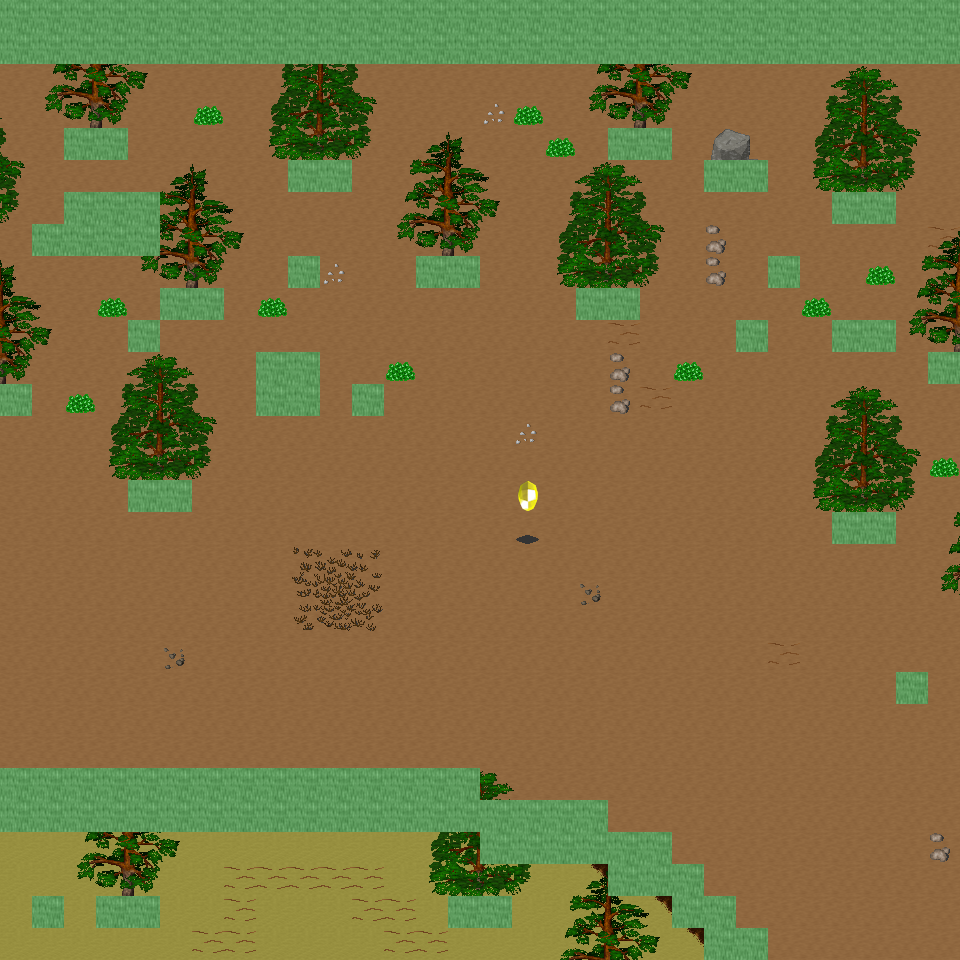

Rendered tile map (Tiled .tmx) drawn with the repository's tilesets; below, a short description and the map source with its tile grids summarised:
An orthogonal 30x30 tile map with 32x32 px tiles, 6 tile layers (Ground, Object, Object2, Above, ...), 57 tilesets and 7 objects (7x mapExit).

<map version="1.0" orientation="orthogonal" renderorder="right-down" width="30" height="30" tilewidth="32" tileheight="32" nextobjectid="8">
  <tileset firstgid="1" name="tileset_ground_ground" tilewidth="32" tileheight="32" tilecount="33" columns="3">
    <image source="../drawable/tileset_ground_ground.png" width="96" height="352" />
  </tileset>
  <tileset firstgid="34" name="tileset_ground_ice_ice" tilewidth="32" tileheight="32" tilecount="3" columns="3">
    <image source="../drawable/tileset_ground_ice_ice.png" width="96" height="32" />
  </tileset>
  <tileset firstgid="37" name="tileset_ground_indoor_brown_hole" tilewidth="32" tileheight="32" tilecount="56" columns="7">
    <image source="../drawable/tileset_ground_indoor_brown_hole.png" width="224" height="256" />
  </tileset>
  <tileset firstgid="93" name="tileset_ground_earth_edges" tilewidth="32" tileheight="32" tilecount="18" columns="6">
    <image source="../drawable/tileset_ground_earth_edges.png" width="192" height="96" />
  </tileset>
  <tileset firstgid="111" name="tileset_ground_rock_pebbles" tilewidth="32" tileheight="32" tilecount="3" columns="1">
    <image source="../drawable/tileset_ground_rock_pebbles.png" width="32" height="96" />
  </tileset>
  <tileset firstgid="114" name="tileset_item_corpse_huge_animal" tilewidth="32" tileheight="32" tilecount="16" columns="2">
    <image source="../drawable/tileset_item_corpse_huge_animal.png" width="64" height="256" />
  </tileset>
  <tileset firstgid="130" name="tileset_plant_flower_daisy_white" tilewidth="32" tileheight="32" tilecount="8" columns="2">
    <image source="../drawable/tileset_plant_flower_daisy_white.png" width="64" height="128" />
  </tileset>
  <tileset firstgid="138" name="tileset_ground_ridge_earth_dark" tilewidth="32" tileheight="32" tilecount="96" columns="12">
    <image source="../drawable/tileset_ground_ridge_earth_dark.png" width="384" height="256" />
  </tileset>
  <tileset firstgid="234" name="tileset_ground_grass_edges" tilewidth="32" tileheight="32" tilecount="36" columns="12">
    <image source="../drawable/tileset_ground_grass_edges.png" width="384" height="96" />
  </tileset>
  <tileset firstgid="270" name="tileset_ground_ridge_ice_2" tilewidth="32" tileheight="32" tilecount="42" columns="7">
    <image source="../drawable/tileset_ground_ridge_ice_2.png" width="224" height="192" />
  </tileset>
  <tileset firstgid="312" name="tileset_ground_ice_glacier" tilewidth="32" tileheight="32" tilecount="1" columns="1">
    <image source="../drawable/tileset_ground_ice_glacier.png" width="32" height="32" />
  </tileset>
  <tileset firstgid="313" name="tileset_plant_bush_large_brown" tilewidth="32" tileheight="32" tilecount="9" columns="3">
    <image source="../drawable/tileset_plant_bush_large_brown.png" width="96" height="96" />
  </tileset>
  <tileset firstgid="322" name="tileset_ground_ridge_ice" tilewidth="32" tileheight="32" tilecount="42" columns="7">
    <image source="../drawable/tileset_ground_ridge_ice.png" width="224" height="192" />
  </tileset>
  <tileset firstgid="364" name="tileset_plant_bush_various_small" tilewidth="32" tileheight="32" tilecount="9" columns="3">
    <image source="../drawable/tileset_plant_bush_various_small.png" width="96" height="96" />
  </tileset>
  <tileset firstgid="373" name="tileset_ground_rock_rocks_2" tilewidth="32" tileheight="32" tilecount="4" columns="2">
    <image source="../drawable/tileset_ground_rock_rocks_2.png" width="64" height="64" />
  </tileset>
  <tileset firstgid="377" name="tileset_ground_brown_2" tilewidth="32" tileheight="32" tilecount="2" columns="1">
    <image source="../drawable/tileset_ground_brown_2.png" width="32" height="64" />
  </tileset>
  <tileset firstgid="379" name="tileset_plant_bush_large_green" tilewidth="32" tileheight="32" tilecount="9" columns="3">
    <image source="../drawable/tileset_plant_bush_large_green.png" width="96" height="96" />
  </tileset>
  <tileset firstgid="388" name="tileset_plant_grasses" tilewidth="32" tileheight="32" tilecount="6" columns="3">
    <image source="../drawable/tileset_plant_grasses.png" width="96" height="64" />
  </tileset>
  <tileset firstgid="394" name="tileset_furniture_table_long_side_on_pale" tilewidth="32" tileheight="32" tilecount="3" columns="3">
    <image source="../drawable/tileset_furniture_table_long_side_on_pale.png" width="96" height="32" />
  </tileset>
  <tileset firstgid="397" name="tileset_item_blood_nsew_stains" tilewidth="32" tileheight="32" tilecount="4" columns="2">
    <image source="../drawable/tileset_item_blood_nsew_stains.png" width="64" height="64" />
  </tileset>
  <tileset firstgid="401" name="tileset_item_blood_floor_stains_2" tilewidth="32" tileheight="32" tilecount="4" columns="2">
    <image source="../drawable/tileset_item_blood_floor_stains_2.png" width="64" height="64" />
  </tileset>
  <tileset firstgid="405" name="tileset_item_statue_grey_stone" tilewidth="32" tileheight="32" tilecount="4" columns="2">
    <image source="../drawable/tileset_item_statue_grey_stone.png" width="64" height="64" />
  </tileset>
  <tileset firstgid="409" name="tileset_item_statue_cross" tilewidth="32" tileheight="32" tilecount="1" columns="1">
    <image source="../drawable/tileset_item_statue_cross.png" width="32" height="32" />
  </tileset>
  <tileset firstgid="410" name="tileset_item_button_gold" tilewidth="32" tileheight="32" tilecount="2" columns="2">
    <image source="../drawable/tileset_item_button_gold.png" width="64" height="32" />
  </tileset>
  <tileset firstgid="412" name="tileset_ground_rock_green_crystal" tilewidth="32" tileheight="32" tilecount="9" columns="3">
    <image source="../drawable/tileset_ground_rock_green_crystal.png" width="96" height="96" />
  </tileset>
  <tileset firstgid="421" name="tileset_item_statue_metal_and_stone" tilewidth="32" tileheight="32" tilecount="6" columns="3">
    <image source="../drawable/tileset_item_statue_metal_and_stone.png" width="96" height="64" />
  </tileset>
  <tileset firstgid="427" name="tileset_ground_ladder_horizontal_pale" tilewidth="32" tileheight="32" tilecount="3" columns="1">
    <image source="../drawable/tileset_ground_ladder_horizontal_pale.png" width="32" height="96" />
  </tileset>
  <tileset firstgid="430" name="tileset_building_fence_fence_chunky" tilewidth="32" tileheight="32" tilecount="21" columns="3">
    <image source="../drawable/tileset_building_fence_fence_chunky.png" width="96" height="224" />
  </tileset>
  <tileset firstgid="451" name="tileset_plant_bush_bushes" tilewidth="32" tileheight="32" tilecount="10" columns="5">
    <image source="../drawable/tileset_plant_bush_bushes.png" width="160" height="64" />
  </tileset>
  <tileset firstgid="461" name="tileset_item_blood_floor_stain" tilewidth="32" tileheight="32" tilecount="1" columns="1">
    <image source="../drawable/tileset_item_blood_floor_stain.png" width="32" height="32" />
  </tileset>
  <tileset firstgid="462" name="tileset_item_corpse_skull_dark" tilewidth="32" tileheight="32" tilecount="2" columns="2">
    <image source="../drawable/tileset_item_corpse_skull_dark.png" width="64" height="32" />
  </tileset>
  <tileset firstgid="464" name="tileset_logic_creature_human" tilewidth="32" tileheight="32" tilecount="5" columns="5">
    <image source="../drawable/tileset_logic_creature_human.png" width="160" height="32" />
  </tileset>
  <tileset firstgid="469" name="tileset_logic_creature_elemental" tilewidth="32" tileheight="32" tilecount="16" columns="8">
    <image source="../drawable/tileset_logic_creature_elemental.png" width="256" height="64" />
  </tileset>
  <tileset firstgid="485" name="tileset_logic_creature_undead" tilewidth="32" tileheight="32" tilecount="16" columns="8">
    <image source="../drawable/tileset_logic_creature_undead.png" width="256" height="64" />
  </tileset>
  <tileset firstgid="501" name="tileset_logic_item_sheepfood" tilewidth="32" tileheight="32" tilecount="1" columns="1">
    <image source="../drawable/tileset_logic_item_sheepfood.png" width="32" height="32" />
  </tileset>
  <tileset firstgid="502" name="tileset_logic_creature_sheep" tilewidth="32" tileheight="32" tilecount="1" columns="1">
    <image source="../drawable/tileset_logic_creature_sheep.png" width="32" height="32" />
  </tileset>
  <tileset firstgid="503" name="tileset_logic_collision" tilewidth="32" tileheight="32" tilecount="1" columns="1">
    <image source="../drawable/tileset_logic_collision.png" width="32" height="32" />
  </tileset>
  <tileset firstgid="504" name="tileset_plant_tree_taller_trees" tilewidth="32" tileheight="32" tilecount="32" columns="8">
    <image source="../drawable/tileset_plant_tree_taller_trees.png" width="256" height="128" />
  </tileset>
  <tileset firstgid="536" name="tileset_building_wall_int_clay" tilewidth="32" tileheight="32" tilecount="100" columns="10">
    <image source="../drawable/tileset_building_wall_int_clay.png" width="320" height="320" />
  </tileset>
  <tileset firstgid="636" name="tileset_plant_tree_pine_tree" tilewidth="32" tileheight="32" tilecount="20" columns="4">
    <image source="../drawable/tileset_plant_tree_pine_tree.png" width="128" height="160" />
  </tileset>
  <tileset firstgid="656" name="tileset_plant_tree_pine_tree_1" tilewidth="32" tileheight="32" tilecount="20" columns="4">
    <image source="../drawable/tileset_plant_tree_pine_tree_1.png" width="128" height="160" />
  </tileset>
  <tileset firstgid="676" name="tileset_plant_stump_hollow_logs" tilewidth="32" tileheight="32" tilecount="6" columns="3">
    <image source="../drawable/tileset_plant_stump_hollow_logs.png" width="96" height="64" />
  </tileset>
  <tileset firstgid="682" name="tileset_plant_stump_small_stump" tilewidth="32" tileheight="32" tilecount="4" columns="2">
    <image source="../drawable/tileset_plant_stump_small_stump.png" width="64" height="64" />
  </tileset>
  <tileset firstgid="686" name="tileset_plant_stump_stump_snow1" tilewidth="32" tileheight="32" tilecount="2" columns="2">
    <image source="../drawable/tileset_plant_stump_stump_snow1.png" width="64" height="32" />
  </tileset>
  <tileset firstgid="688" name="tileset_plant_stump_stump_snow" tilewidth="32" tileheight="32" tilecount="2" columns="2">
    <image source="../drawable/tileset_plant_stump_stump_snow.png" width="64" height="32" />
  </tileset>
  <tileset firstgid="690" name="tileset_building_decoration_rocks" tilewidth="32" tileheight="32" tilecount="6" columns="3">
    <image source="../drawable/tileset_building_decoration_rocks.png" width="96" height="64" />
  </tileset>
  <tileset firstgid="696" name="tileset_ground_rock_rocks" tilewidth="32" tileheight="32" tilecount="4" columns="2">
    <image source="../drawable/tileset_ground_rock_rocks.png" width="64" height="64" />
  </tileset>
  <tileset firstgid="700" name="tileset_ground_grass_corners" tilewidth="32" tileheight="32" tilecount="24" columns="6">
    <image source="../drawable/tileset_ground_grass_corners.png" width="192" height="128" />
  </tileset>
  <tileset firstgid="724" name="tileset_plant_lily_pads" tilewidth="32" tileheight="32" tilecount="2" columns="1">
    <image source="../drawable/tileset_plant_lily_pads.png" width="32" height="64" />
  </tileset>
  <tileset firstgid="726" name="tileset_plant_tree_snow_on_pine" tilewidth="32" tileheight="32" tilecount="20" columns="4">
    <image source="../drawable/tileset_plant_tree_snow_on_pine.png" width="128" height="160" />
  </tileset>
  <tileset firstgid="746" name="tileset_ground_stonecircle" tilewidth="32" tileheight="32" tilecount="81" columns="9">
    <image source="../drawable/tileset_ground_stonecircle.png" width="288" height="288" />
  </tileset>
  <tileset firstgid="827" name="tileset_object_rotating_crystal" tilewidth="32" tileheight="32" tilecount="48" columns="8">
    <image source="../drawable/tileset_object_rotating_crystal.png" width="256" height="192" />
  </tileset>
  <tileset firstgid="875" name="tileset_light_white_1x1" tilewidth="32" tileheight="32" tilecount="1" columns="1">
    <image source="../drawable/tileset_light_white_1x1.png" width="32" height="32" />
  </tileset>
  <tileset firstgid="876" name="tileset_light_light_5x5" tilewidth="32" tileheight="32" tilecount="25" columns="5">
    <image source="../drawable/tileset_light_light_5x5.png" width="160" height="160" />
  </tileset>
  <tileset firstgid="901" name="tileset_logic_creature_fowl" tilewidth="32" tileheight="32" tilecount="6" columns="6">
    <image source="../drawable/tileset_logic_creature_fowl.png" width="192" height="32" />
  </tileset>
  <tileset firstgid="907" name="tileset_building_wall_int_sandstone" tilewidth="32" tileheight="32" tilecount="15" columns="3">
    <image source="../drawable/tileset_building_wall_int_sandstone.png" width="96" height="160" />
  </tileset>
  <tileset firstgid="922" name="tileset_logic_creature_animal" tilewidth="32" tileheight="32" tilecount="32" columns="8">
    <image source="../drawable/tileset_logic_creature_animal.png" width="256" height="128" />
  </tileset>
  <layer name="Ground" width="30" height="30">
    <data>[900 cells, 900 non-empty, 2 distinct tile ids]</data>
  </layer>
  <layer name="Object" width="30" height="30">
    <data>[900 cells, 204 non-empty, 44 distinct tile ids]</data>
  </layer>
  <layer name="Object2" width="30" height="30">
    <data>[900 cells, 0 non-empty, 0 distinct tile ids]</data>
  </layer>
  <layer name="Above" width="30" height="30">
    <data>[900 cells, 233 non-empty, 37 distinct tile ids]</data>
  </layer>
  <layer name="Above2" width="30" height="30">
    <data>[900 cells, 0 non-empty, 0 distinct tile ids]</data>
  </layer>
  <layer name="Walkable" width="30" height="30">
    <data>[900 cells, 153 non-empty, 1 distinct tile ids]</data>
  </layer>
  <objectgroup name="MapEvents">
    <object id="1" name="south" type="mapExit" x="0" y="928" width="704" height="32">
      <properties>
        <property name="map" value="level_0_x70_y9" />
        <property name="x" value="0" />
        <property name="y" value="1" />
      </properties>
    </object>
    <object id="2" name="south2" type="mapExit" x="768" y="928" width="192" height="32">
      <properties>
        <property name="map" value="level_0_x70_y9" />
        <property name="x" value="24" />
        <property name="y" value="1" />
      </properties>
    </object>
    <object id="3" name="west" type="mapExit" x="0" y="64" width="32" height="320">
      <properties>
        <property name="map" value="level_0_x69_y8" />
        <property name="x" value="28" />
        <property name="y" value="2" />
      </properties>
    </object>
    <object id="4" name="west2" type="mapExit" x="0" y="416" width="32" height="352">
      <properties>
        <property name="map" value="level_0_x69_y8" />
        <property name="x" value="28" />
        <property name="y" value="13" />
      </properties>
    </object>
    <object id="5" name="west3" type="mapExit" x="0" y="832" width="32" height="128">
      <properties>
        <property name="map" value="level_0_x69_y8" />
        <property name="x" value="28" />
        <property name="y" value="26" />
      </properties>
    </object>
    <object id="6" name="east" type="mapExit" x="928" y="64" width="32" height="288">
      <properties>
        <property name="map" value="level_0_x71_y8" />
        <property name="x" value="1" />
        <property name="y" value="2" />
      </properties>
    </object>
    <object id="7" name="east2" type="mapExit" x="928" y="384" width="32" height="576">
      <properties>
        <property name="map" value="level_0_x71_y8" />
        <property name="x" value="1" />
        <property name="y" value="12" />
      </properties>
    </object>
  </objectgroup>
</map>
